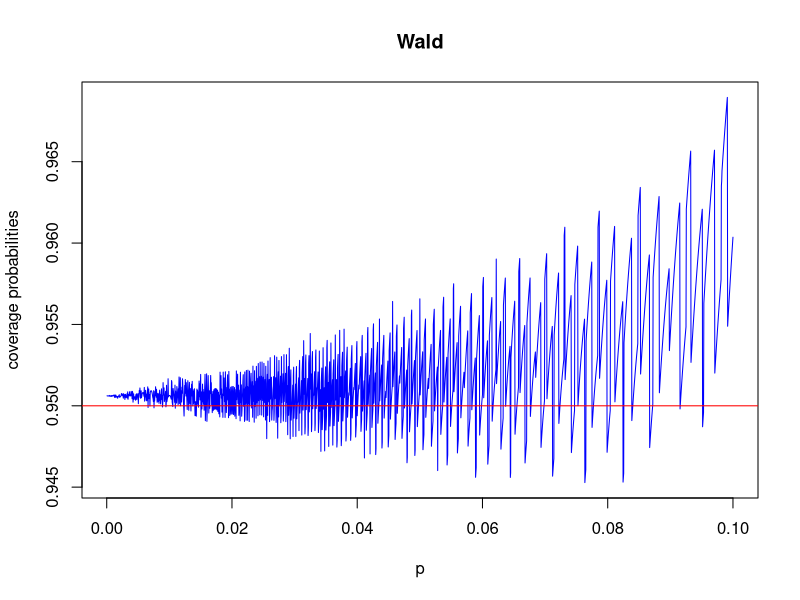
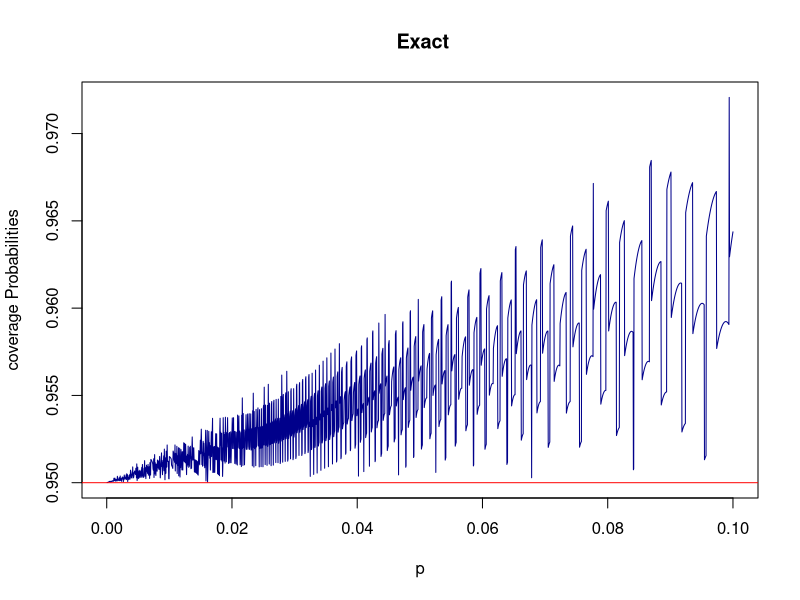
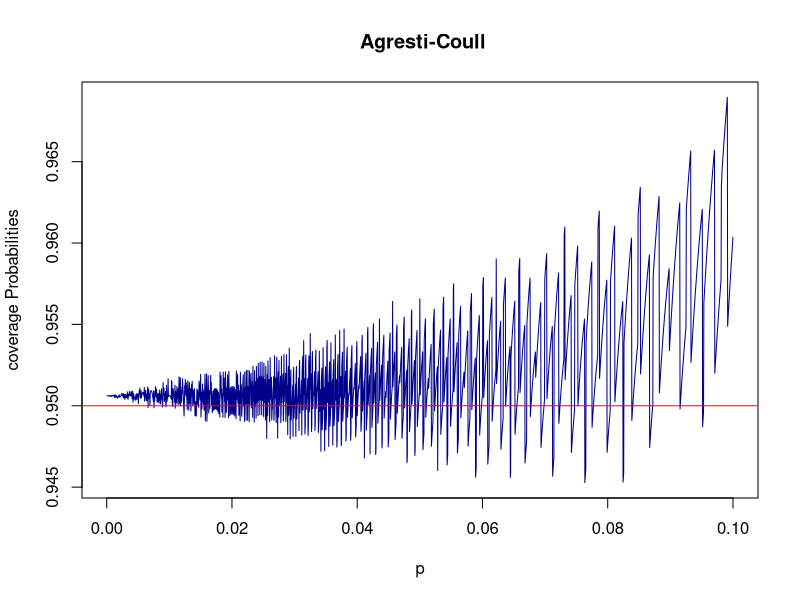
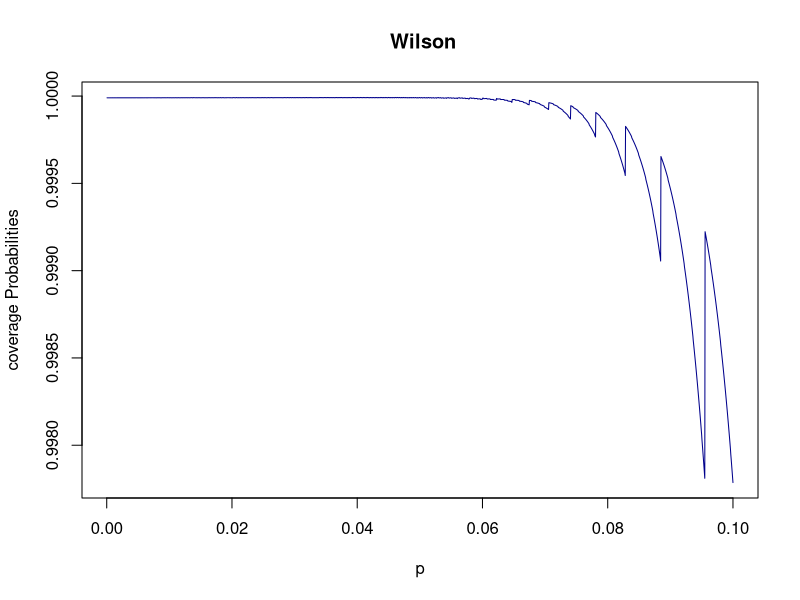

Write the R code that produced these figures, in order.
#########################################################################
#######   COMPILED CODES FOR RETESTING 		###############################
#########################################################################
###Used for comparing the confidence intervals for the retesting model###


##########################################################################
######### 	WALD Confidence Interval	##########################
##########################################################################
Wald.confidence.Ret=function(toler=0.000001,n, k, p,gamma=0.05, sens, spec){
  pro= (((1-sens)^2)*(1-p)^k) + (spec^2)*(1-(1-p)^k)
  con = 1-gamma/2
  zalph = qnorm(con,0,1)
  p.hat= c(); t=c()
  g=c()
  tolcheck=1-toler
  tstar=qnbinom(tolcheck,n, pro)
  t=seq(n, tstar+n, by=1)
  var.phat=c()
  FisherInfo=c();b=c()
  is.covered=c()
  ul=c();ll=c();th=c()
  for (i in seq_along(t)) {
    
    th[i]=(((spec^2)-n/t[i])/((spec^2)-(1-sens)^2))^(1/k)
    g[i]=n/t[i]
    if (t[i]==n){
      p.hat[i]= 1
      ul[i]=1
      ll[i]=0
      var.phat[i]=0
    }
    else if((spec^2)<=g[i]){
      p.hat[i]=1
      ul[i]=1
      ll[i]=0
      var.phat[i]=0
    }
    else if(th[i]>=1){
      p.hat[i]=0
      FisherInfo[i]=n*(k^2)*(1-p.hat[i])^(2*k-2)*((spec^2)-(1-sens)^2)^2 * 1/((1-((1-sens)^2) *(1-p.hat[i])^k)-(spec^2)*(1-(1-p.hat[i])^k))*1/((((1-spec)^2) *(1-p.hat[i])^k)+ (spec^2)*(1-(1-p.hat[i])^k))^2
      var.phat[i]=(FisherInfo[i])^-1
      ul[i]=p.hat[i] + zalph*sqrt(var.phat[i])
      # ll[i]=0
      ll[i]= p.hat[i] - zalph*sqrt(var.phat[i])
    }
    else {
      p.hat[i] = 1-(((spec^2)-n/t[i])/((spec^2)-(1-sens)^2))^(1/k)
      FisherInfo[i]=n*(k^2)*(1-p.hat[i])^(2*k-2)*((spec^2)-(1-sens)^2)^2 * 1/((1-((1-sens)^2) *(1-p.hat[i])^k)-(spec^2)*(1-(1-p.hat[i])^k))*1/((((1-spec)^2) *(1-p.hat[i])^k)+ (spec^2)*(1-(1-p.hat[i])^k))^2
      var.phat[i]=(FisherInfo[i])^-1
      ul[i]=p.hat[i] + zalph*sqrt(var.phat[i])
      ll[i]= p.hat[i] - zalph*sqrt(var.phat[i])
    }
  }
  is.covered= (ll <= p) & (p <= ul)###0.3, n=1 ###to check which values of t satisfies the inequality 
  b=t[is.covered]
  coverage=sum(dnbinom((b-n), n, pro))
  return(coverage)
}

Wald.confidence.Ret(toler=0.000001,5,30,0.0025,gamma=0.05,0.99,0.99)

#######################################
####Plotting coverage Probability#####
p=seq(0.00005,0.10, by=0.00005)
pwbp=rep(NA, length(p))

for (i in 1:length(p)) {
  pwbp[i]=Wald.confidence.Ret(toler=0.000001,100,20,p[i],gamma=0.05,0.99,0.99)
}

pwbp
#################Drawing code########
plot(p, pwbp, type="l", col="blue", ylab="coverage probabilities", 
     main="Wald")
abline(h=0.95, col="red")
##################################################################
#########	EXACT INTERVAL 	 #################################
##################################################################
ExactConf.RET=function(n,p,toler=0.000001,k,gamma=0.05, sens, spec){
  con = 1-gamma/2
  pro= (((1-sens)^2)*(1-p)^k) + (spec^2)*(1-(1-p)^k)
  r=((spec^2)-(1-sens)^2)
  zalph = qnorm(con,0,1)
  p.hat=c(); coverage=c()
  pl=c(); pu=c()
  thetal=c(); thetau=c()
  is.covered=c(); coverage=c();b=c()
  th=c()
  tolcheck=1-toler
  tstar=qnbinom(tolcheck,n, pro)
  tb=c()
  tb= seq(n, tstar+n, by=1)
  for (i in seq_along(tb)) {
    th[i]=(((spec^2)-n/tb[i])/((spec^2)-(1-sens)^2))^(1/k)
    if(tb[i]==n){
      thetau[i]= (sens^2)
      thetal[i]= qbeta(gamma/2,n,tb[i]-n+1)
      pl[i] <- 1-((sens-thetal[i])/r)^(1/k)
      pu[i] <- 1-((sens-thetau[i])/r)^(1/k)
    }
    else if((spec^2)<=n/tb[i]){
      thetau[i]=1
      thetal[i]= qbeta(gamma/2,n,tb[i]-n+1)
      pl[i] = 1-(((spec^2)-n/tb[i])/r)^(1/k)
      pu[i] = 1-(((spec^2)-n/tb[i])/r)^(1/k)
    }
    else if (th[i]>=1){
      thetau[i] = qbeta(1-gamma/2,n,tb[i]-n)
      thetal= 0  ######sens
      pl[i]= 1-(((spec^2)-thetal[i])/r)^(1/k)
      pu[i]= 1-(((spec^2)-thetau[i])/r)^(1/k)
    }
    else{
      thetal[i]= qbeta(gamma/2,n,tb[i]-n+1)
      thetau[i]= qbeta(1-gamma/2,n,tb[i]-n)
      pl[i]= 1-(((spec^2)-thetal[i])/r)^(1/k)
      pu[i]= 1-(((spec^2)-thetau[i])/r)^(1/k)
    }
  }
  # pl[i]= 1-((sens-thetal[i])/r)^(1/k)
  # pu[i]= 1-((sens-thetau[i])/r)^(1/k)
  is.covered= (pl <= p) & (p <= pu)
  b=tb[is.covered]
  coverage=sum(dnbinom((b-n), n, pro), na.rm=T)
  return(coverage)
}
#####################################################
p=seq(0.00005,0.10, by=0.00005)
pwbp=rep(NA, length(p))

#out=numeric(length(p))
for (i in 1:length(p)) {
  pwbp[i]=ExactConf.RET(100,p[i],toler=0.00001,20,gamma=0.05,0.99, 0.99)
  
}

pwbp
min(pwbp);max(pwbp)

plot(p, pwbp, type="l", ylab = "coverage Probabilities", col="blue4",
     main=" Exact" )#, ylim =c(0.5, max(pwbp))
abline(h=0.95, col="red")

######################################################
#############	 AGRESTI-CODE		##############
######################################################
Agresti.coull.RET=function(n, k, p, gamma=0.05, toler=0.00001, spec, sens){
  pro= (((1-sens)^2)*(1-p)^k) + (spec^2)*(1-(1-p)^k)
  con = 1-gamma/2
  zalph = qnorm(con,0,1)
  p.hat= c(); t=c()
  g=c()
  tolcheck=1-toler
  tstar=qnbinom(tolcheck,n, pro)
  tb=seq((n+2), (tstar+n+4), by=1)
  var.phat=c()
  FisherInfo=c();b=c()
  is.covered=c()
  ul=c();ll=c();th=c()
  for (i in seq_along(tb)) {
    th[i]=(((spec^2)-n/tb[i])/((spec^2)-(1-sens)^2))^(1/k)
    g[i]=n/tb[i]
    if(tb[i]==n){
      p.hat[i]= 1
      ul[i]=1
      ll[i]=0
      var.phat[i]=0
    }
    else if((spec^2)<=n/tb[i]){
      p.hat[i]=1
      ul[i]=1
      ll[i]=0
      var.phat[i]=0  
    }
    else if(th[i]>=1){
      p.hat[i]=0
      FisherInfo[i]=n*(k^2)*(1-p.hat[i])^(2*k-2)*((spec^2)-(1-sens)^2)^2 * 1/((1-((1-sens)^2) *(1-p.hat[i])^k)-(spec^2)*(1-(1-p.hat[i])^k))*1/((((1-spec)^2) *(1-p.hat[i])^k)+ (spec^2)*(1-(1-p.hat[i])^k))^2
      var.phat[i]=(FisherInfo[i])^-1
      ul[i]=p.hat[i] + zalph*sqrt(var.phat[i])
      # ll[i]=0
      ll[i]= p.hat[i] - zalph*sqrt(var.phat[i])
      
    }
    else{
      p.hat[i] = 1-(((spec^2)-n/tb[i])/((spec^2)-(1-sens)^2))^(1/k)
      FisherInfo[i]=n*(k^2)*(1-p.hat[i])^(2*k-2)*((spec^2)-(1-sens)^2)^2 * 1/((1-((1-sens)^2) *(1-p.hat[i])^k)-(spec^2)*(1-(1-p.hat[i])^k))*1/((((1-spec)^2) *(1-p.hat[i])^k)+ (spec^2)*(1-(1-p.hat[i])^k))^2
      var.phat[i]=(FisherInfo[i])^-1
      ul[i]=p.hat[i] + zalph*sqrt(var.phat[i])
      ll[i]= p.hat[i] - zalph*sqrt(var.phat[i])
    }
    
  }
  is.covered= (ll <= p) & (p <= ul) 
  b=tb[is.covered]
  coverage=sum(dnbinom((b-n), n, pro))
  return(coverage)
}

Agresti.coull.RET(1,20,0.00025,0.05, 0.00001,0.99,0.99)
#####################################################
p=seq(0.00005,0.10, by=0.00005)
pwbp=rep(NA, length(p))

#out=numeric(length(p))
for (i in 1:length(p)) {
  pwbp[i]=Agresti.coull.RET(100,20,p[i],0.05, 0.00001,0.99,0.99)
  
}
#############PLOTTING CODE#####################
pwbp
min(pwbp);max(pwbp)

plot(p, pwbp, type="l", ylab = "coverage Probabilities", col="blue4",
     main=" Agresti-Coull" )#, ylim =c(0.5, max(pwbp))
abline(h=0.95, col="red")

############################################################################
#######		WILSON INTERVAL		####################################
############################################################################
Wilson.Interv.RET=function (n, k, p, gamma=0.05, toler=0.00001, sens, spec){
  con <- 1-gamma/2
  pro= (((1-sens)^2)*(1-p)^k) + (spec^2)*(1-(1-p)^k)
  zalph <- qnorm(con,0,1)
  p.hat=c(); coverage=c()
  thetal=c(); thetau=c()
  g=c()
  tolcheck=1-toler
  tstar=qnbinom(tolcheck,n, pro)
  tb=c()
  p.hat=c()
  ul=c(); ll=c()
  tb= seq(n, (tstar+n), by=1)
  pl=c(); pu=c()
  is.covered=c()
  coverage=c()
  b=c(); th=c()
  for (i in seq_along(tb)) {
    th[i]=(((spec^2)-n/tb[i])/((spec^2)-(1-sens)^2))^(1/k)
    g[i]=n/tb[i]
    if(tb[i]==n){
      p.hat[i]= 1
    }
    else if((spec^2)<=g[i]){
      p.hat[i]=1
    }
    else if(th[i]>=1){
      p.hat[i]=0
    }
    else{
      p.hat[i] = 1-(((spec^2)-n/tb[i])/((spec^2)-(1-sens)^2))^(1/k)
    }
    ul[i]=(2*tb[i]*p.hat[i]+(zalph^2)+(zalph)*sqrt((zalph^2)+4*tb[i]*p.hat[i]*(1-p.hat[i])))/(2*(tb[i]+(zalph^2)))
    ll[i]=(2*tb[i]*p.hat[i]+(zalph^2)-(zalph)*sqrt((zalph^2)+4*tb[i]*p.hat[i]*(1-p.hat[i])))/(2*(tb[i]+(zalph^2)))
  }
  is.covered= (ll <= p) & (p <= ul)###0.3, n=1 ###to check which values of t satisfies the inequality 
  b=tb[is.covered]
  #return(b)
  coverage=sum(dnbinom((b-n), n, pro))
  return(coverage)
}
Wilson.Interv.RET(1,20,0.000025,0.05, 0.00001,1, 1)

#####################################################
p=seq(0.00005,0.10, by=0.00005)
pwbp=rep(NA, length(p))

#out=numeric(length(p))
for (i in 1:length(p)) {
  pwbp[i]=Wilson.Interv.RET(100,20,p[i],0.05, 0.00001,0.99, 0.99)
  
}

pwbp
min(pwbp);max(pwbp)

plot(p, pwbp, type="l", ylab = "coverage Probabilities", col="blue4",
     main=" Wilson")#, ylim =c(0.5, max(pwbp))
abline(h=0.95, col="red")
